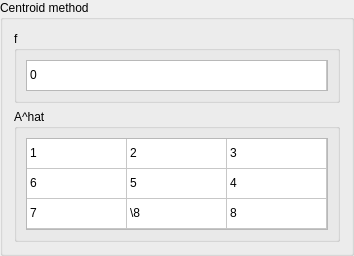
            <widget class="QGroupBox" name="centroidfABox">
             <property name="sizePolicy">
              <sizepolicy hsizetype="Preferred" vsizetype="Minimum">
               <horstretch>0</horstretch>
               <verstretch>0</verstretch>
              </sizepolicy>
             </property>
             <property name="title">
              <string>Centroid method</string>
             </property>
             <layout class="QVBoxLayout" name="verticalLayout_27">
              <item>
               <widget class="QGroupBox" name="centroidfBox">
                <property name="title">
                 <string>f</string>
                </property>
                <layout class="QVBoxLayout" name="verticalLayout_39">
                 <item>
                  <widget class="QTableWidget" name="centroidfTableWidget">
                   <property name="sizePolicy">
                    <sizepolicy hsizetype="Expanding" vsizetype="Maximum">
                     <horstretch>0</horstretch>
                     <verstretch>0</verstretch>
                    </sizepolicy>
                   </property>
                   <property name="maximumSize">
                    <size>
                     <width>16777215</width>
                     <height>31</height>
                    </size>
                   </property>
                   <property name="verticalScrollBarPolicy">
                    <enum>Qt::ScrollBarPolicy::ScrollBarAlwaysOff</enum>
                   </property>
                   <property name="horizontalScrollBarPolicy">
                    <enum>Qt::ScrollBarPolicy::ScrollBarAlwaysOff</enum>
                   </property>
                   <property name="sizeAdjustPolicy">
                    <enum>QAbstractScrollArea::SizeAdjustPolicy::AdjustToContents</enum>
                   </property>
                   <property name="editTriggers">
                    <set>QAbstractItemView::EditTrigger::NoEditTriggers</set>
                   </property>
                   <property name="selectionMode">
                    <enum>QAbstractItemView::SelectionMode::NoSelection</enum>
                   </property>
                   <property name="supportedDragActions">
                    <set>Qt::DropAction::IgnoreAction</set>
                   </property>
                   <attribute name="horizontalHeaderVisible">
                    <bool>false</bool>
                   </attribute>
                   <attribute name="horizontalHeaderStretchLastSection">
                    <bool>true</bool>
                   </attribute>
                   <attribute name="verticalHeaderVisible">
                    <bool>false</bool>
                   </attribute>
                   <row>
                    <property name="text">
                     <string>0</string>
                    </property>
                   </row>
                   <column>
                    <property name="text">
                     <string>0</string>
                    </property>
                   </column>
                   <item row="0" column="0">
                    <property name="text">
                     <string>0</string>
                    </property>
                   </item>
                  </widget>
                 </item>
                </layout>
               </widget>
              </item>
              <item>
               <widget class="QGroupBox" name="centroidAMatBox">
                <property name="title">
                 <string>A^hat</string>
                </property>
                <layout class="QVBoxLayout" name="verticalLayout_40">
                 <item>
                  <widget class="QTableWidget" name="centroidAMatTableWidget">
                   <property name="verticalScrollBarPolicy">
                    <enum>Qt::ScrollBarPolicy::ScrollBarAlwaysOff</enum>
                   </property>
                   <property name="horizontalScrollBarPolicy">
                    <enum>Qt::ScrollBarPolicy::ScrollBarAlwaysOff</enum>
                   </property>
                   <property name="sizeAdjustPolicy">
                    <enum>QAbstractScrollArea::SizeAdjustPolicy::AdjustToContents</enum>
                   </property>
                   <property name="editTriggers">
                    <set>QAbstractItemView::EditTrigger::NoEditTriggers</set>
                   </property>
                   <property name="selectionMode">
                    <enum>QAbstractItemView::SelectionMode::NoSelection</enum>
                   </property>
                   <property name="supportedDragActions">
                    <set>Qt::DropAction::IgnoreAction</set>
                   </property>
                   <attribute name="horizontalHeaderVisible">
                    <bool>false</bool>
                   </attribute>
                   <attribute name="horizontalHeaderStretchLastSection">
                    <bool>true</bool>
                   </attribute>
                   <attribute name="verticalHeaderVisible">
                    <bool>false</bool>
                   </attribute>
                   <row>
                    <property name="text">
                     <string>0</string>
                    </property>
                   </row>
                   <row>
                    <property name="text">
                     <string>1</string>
                    </property>
                   </row>
                   <row>
                    <property name="text">
                     <string>2</string>
                    </property>
                   </row>
                   <column>
                    <property name="text">
                     <string>0</string>
                    </property>
                   </column>
                   <column>
                    <property name="text">
                     <string>1</string>
                    </property>
                   </column>
                   <column>
                    <property name="text">
                     <string>2</string>
                    </property>
                   </column>
                   <item row="0" column="0">
                    <property name="text">
                     <string>1</string>
                    </property>
                   </item>
                   <item row="0" column="1">
                    <property name="text">
                     <string>2</string>
                    </property>
                   </item>
                   <item row="0" column="2">
                    <property name="text">
                     <string>3</string>
                    </property>
                   </item>
                   <item row="1" column="0">
                    <property name="text">
                     <string>6</string>
                    </property>
                   </item>
                   <item row="1" column="1">
                    <property name="text">
                     <string>5</string>
                    </property>
                   </item>
                   <item row="1" column="2">
                    <property name="text">
                     <string>4</string>
                    </property>
                   </item>
                   <item row="2" column="0">
                    <property name="text">
                     <string>7</string>
                    </property>
                   </item>
                   <item row="2" column="1">
                    <property name="text">
                     <string>\8</string>
                    </property>
                   </item>
                   <item row="2" column="2">
                    <property name="text">
                     <string>8</string>
                    </property>
                   </item>
                  </widget>
                 </item>
                </layout>
               </widget>
              </item>
             </layout>
            </widget>
